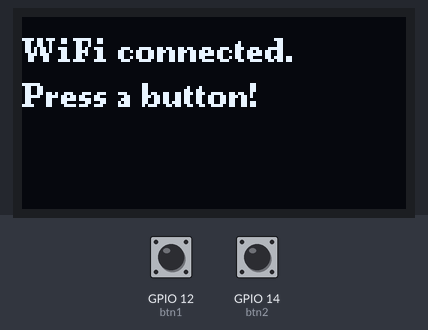
A sketch run on a simulated ESP32. Shown: 128×64 one-colour display. The inputs (shaded band) are chosen by the test bench; at power-on: GPIO 12 (btn1) HIGH, GPIO 14 (btn2) HIGH. WiFi joins after 1.5 s; servers stay silent unless stated; uploads are accepted with an empty reply; what the sketch prints to the serial monitor is not drawn.

Above: at 3.8 s.
3.9 s: GPIO 12 (btn1) pulled LOW for 0.25 s
At 5.7 s:
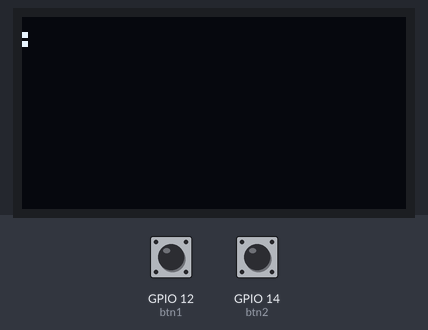
7.1 s: GPIO 14 (btn2) pulled LOW for 3.2 s
At 8.47 s:
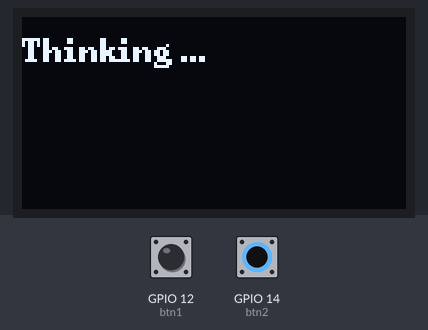
13.3 s: GPIO 14 (btn2) pulled LOW for 0.25 s
At 14.9 s:
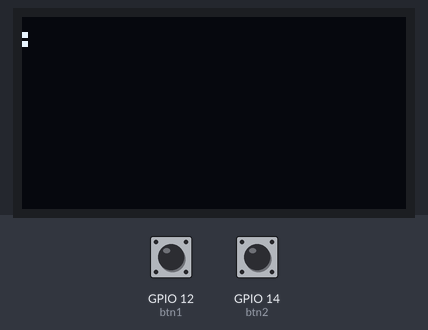
16.5 s: GPIO 12 (btn1) pulled LOW for 3.2 s
At 18.03 s:
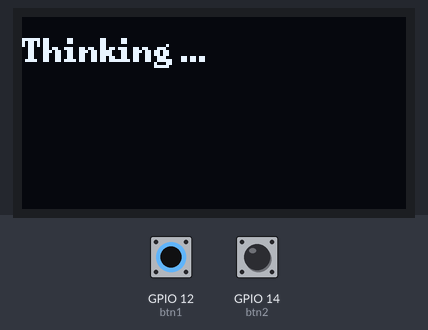
Timing chart, 0 to 19.5 s (numbered marks = the images above; inputs shaded):
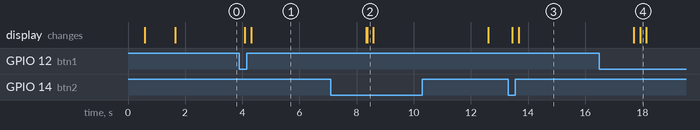

The sketch:

esp32code.ino
```cpp
#include <WiFi.h>
#include <HTTPClient.h>
#include <U8g2lib.h>
U8G2_SSD1306_128X64_NONAME_F_HW_I2C u8g2(U8G2_R0);
const char* ssid = "wifiname";
const char* password = "pass";

const char* geminiProxyURL = "http://172.20.10.11:3000/gemini";
const int btn1 = 12;
const int btn2 = 14;
String prompts[] = {
  "Tell me a joke",
  "GOATED society in KIIT?"
};

void displayWrappedText(const String &msg, int startY);
String sendPromptToGemini(String prompt);
void setup() {
  Serial.begin(115200);
  pinMode(btn1, INPUT_PULLUP);
  pinMode(btn2, INPUT_PULLUP);
  u8g2.begin();
  u8g2.clearBuffer();
  u8g2.setFont(u8g2_font_ncenB08_tr);
  u8g2.drawStr(0, 15, "Connecting...");
  u8g2.sendBuffer();
  WiFi.begin(ssid, password);
  Serial.print("Connecting to WiFi");
  while (WiFi.status() != WL_CONNECTED) {
    delay(500);
    Serial.print(".");
    u8g2.drawStr(u8g2.getStrWidth("Connecting..."), 15, ".");
    u8g2.sendBuffer();
  }
  Serial.println("\nWiFi connected.");
  Serial.print("ESP32 IP: ");
  Serial.println(WiFi.localIP());

  u8g2.clearBuffer();
  u8g2.drawStr(0, 15, "WiFi connected.");
  u8g2.drawStr(0, 30, "Press a button!");
  u8g2.sendBuffer();
  delay(1000);
}

void loop() {
  if (digitalRead(btn1) == LOW) {
    handlePrompt(0);
  }
  if (digitalRead(btn2) == LOW) {
    handlePrompt(1);
  }

  delay(200);
}
void handlePrompt(int index) {
  u8g2.clearBuffer();
  u8g2.drawStr(0, 15, "Thinking 🤔...");
  u8g2.sendBuffer();
  Serial.print("Prompt: ");
  Serial.println(prompts[index]);

  String reply = sendPromptToGemini(prompts[index]);

  u8g2.clearBuffer();
  u8g2.drawStr(0, 10, "🤖:");
  displayWrappedText(reply, 20);
  u8g2.sendBuffer();

  delay(4000);
  u8g2.clearBuffer();
  u8g2.drawStr(0, 15, "Press a button!");
  u8g2.sendBuffer();
}
String sendPromptToGemini(String prompt) {
  if (WiFi.status() != WL_CONNECTED) {
    Serial.println("WiFi lost!");
    return "WiFi not connected.";
  }

  HTTPClient http;
  http.begin(geminiProxyURL);
  http.addHeader("Content-Type", "application/json");
  String body = "{\"prompt\": \"" + prompt + "\"}";
  Serial.print("Sending: ");
  Serial.println(body);

  int httpCode = http.POST(body);

  String response;
  if (httpCode > 0) {
    response = http.getString();
    Serial.print("Reply: ");
    Serial.println(response);
  } else {
    response = "HTTP Err: " + String(httpCode);
    Serial.print("Error: ");
    Serial.println(httpCode);
  }
  http.end();
  if (response.length() > 500) response = response.substring(0, 500);
  return response;
}
void displayWrappedText(const String &msg, int startY) {
  int lineHeight = u8g2.getFontAscent() - u8g2.getFontDescent() + 2;
  int currentY = startY;
  String currentLine = "";
  for (int i = 0; i < msg.length(); i++) {
    char c = msg.charAt(i);
    String testLine = currentLine + c;
    if (u8g2.getStrWidth(testLine.c_str()) > u8g2.getWidth() || c == '\n') {
      u8g2.drawStr(0, currentY, currentLine.c_str());
      currentLine = "";
      currentY += lineHeight;
      if (currentY >= u8g2.getHeight()) break;
      if (c == '\n') continue;
    }
    currentLine += c;
  }
  if (currentLine.length() > 0 && currentY < u8g2.getHeight()) {
    u8g2.drawStr(0, currentY, currentLine.c_str());
  }
}
```

Measured:
- after the input at 3.9 s, the display: first changes after 0.19 s (image 1 shows a later state)
- after the input at 7.1 s, the display: first differs from a run without the input after 1.3 s (image 2)
- after the input at 13.3 s, the display: first changes after 0.14 s (image 3 shows a later state)
- after the input at 16.5 s, the display: first differs from a run without the input after 1.4 s (image 4)
